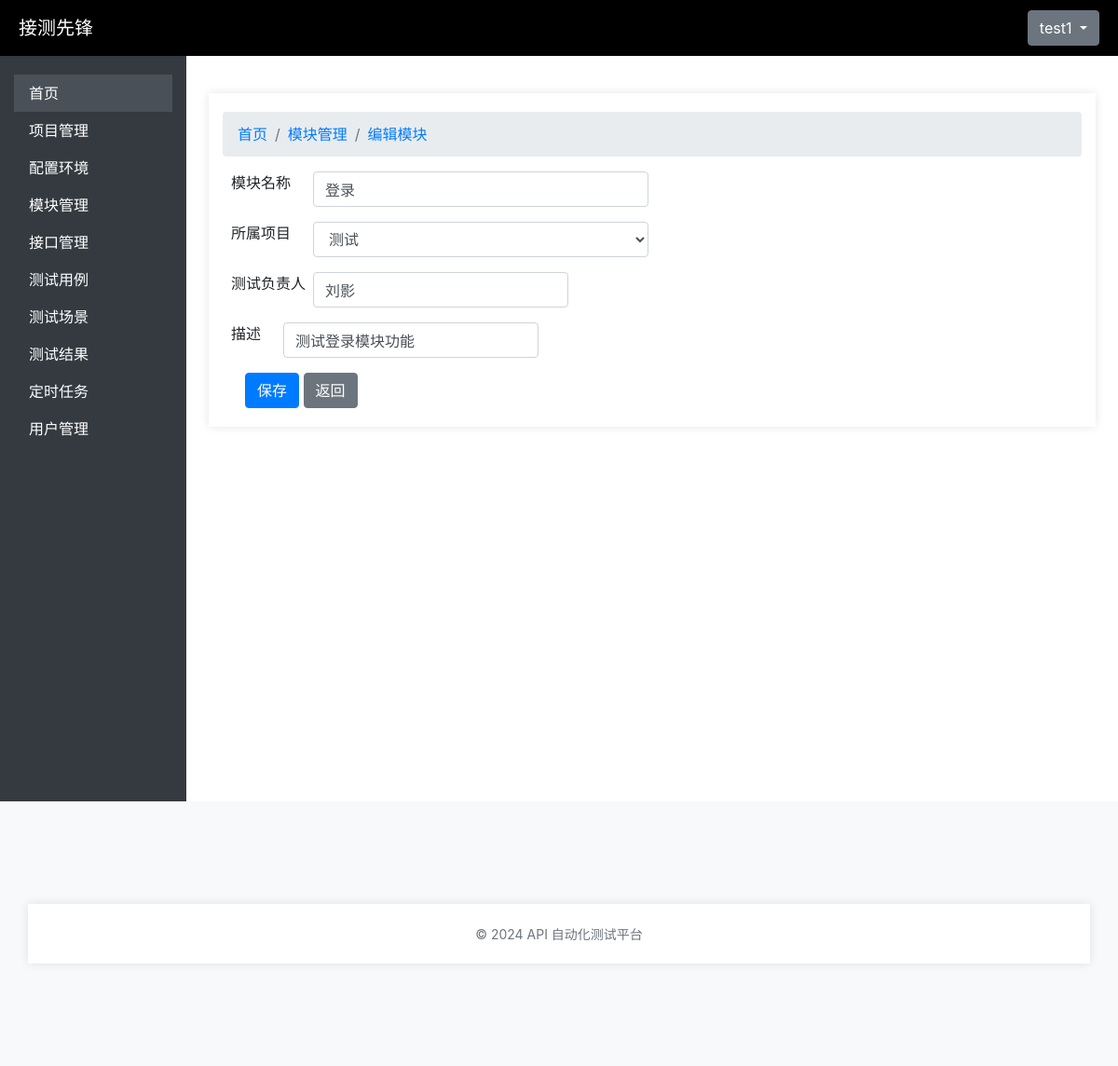
/modules/modules/2/edit/ (signed in), run on the app's committed database.
### user_management/models.py (models this page shows, shortened)
class Users(AbstractBaseUser):
    id = models.AutoField(primary_key=True)
    username = models.CharField(max_length=150, unique=True)
    email = models.EmailField(unique=True)
    password = models.CharField(max_length=128)
    status = models.BooleanField(default=True)  # 用户状态（是否激活）
    is_logged_in = models.BooleanField(default=False)  # 是否登录
    project = models.CharField(max_length=255, blank=True, null=True)  # 所属项目
    module = models.CharField(max_length=255, blank=True, null=True)  # 所属模块
    is_staff = models.BooleanField(default=False)  # 是否是员工
    is_superuser = models.BooleanField(default=False)  # 是否是超级用户
    USERNAME_FIELD = 'username'
    REQUIRED_FIELDS = ['email']
    objects = UserManager()  # 关联自定义用户管理器
    class Meta:
        verbose_name = '用户信息表'
        verbose_name_plural = '用户信息表'

### module_management/models.py (models this page shows, shortened)
class Module(models.Model):
    id = models.AutoField(primary_key=True)
    name = models.CharField('模块名称', max_length=50, null=False)
    belong_project = models.ForeignKey(Project, on_delete=models.CASCADE)
    test_owner = models.CharField('测试负责人', max_length=50, null=False)
    desc = models.CharField('简要描述', max_length=100, null=True)
    create_time = models.DateTimeField('创建时间', auto_now_add=True)
    update_time = models.DateTimeField('更新时间', auto_now=True, null=True)
    class Meta:
        verbose_name = '模块信息表'
        verbose_name_plural = '模块信息表'

### module_management/views.py (the view)
# urls.py: path('modules/<int:module_id>/edit/', views.module_update, name='module_update'),
@login_required
def module_update(request, module_id):
    module = get_object_or_404(Module, id=module_id)
    if request.method == 'POST':
        form = ModuleForm(request.POST, instance=module)
        if form.is_valid():
            form.save()
            return redirect('module_list')
    else:
        form = ModuleForm(instance=module)
    return render(request, 'modules/module_form.html', {'form': form})

### module_management/forms.py
class ModuleForm(forms.ModelForm):
    class Meta:
        model = Module
        fields = ["name", "belong_project", "test_owner", "desc"]

### project_management/models.py (called while the page is built)
    def __str__(self):
        return self.name

### api_test_platform/templates/modules/module_form.html (shortened to what this page needs)
{% extends 'base.html' %}
{% block content %}
<div class="container mt-4">
<nav aria-label="breadcrumb">
    <ol class="breadcrumb">
      <li class="breadcrumb-item"><a href="#">首页</a></li>
      <li class="breadcrumb-item"><a href="{% url 'module_list' %}">模块管理</a></li>
      <li class="breadcrumb-item active" aria-current="page"><a href="#">{% if form.instance.pk %}编辑模块{% else %}添加模块{% endif %}</a></li>
    </ol>
  </nav>
  <div class="ml-md-4">
  <form method="POST" class="needs-validation" novalidate>
    {% load widget_tweaks %}
    <div class="mb-3 row">
        <label for="id_name" class="form-label">模块名称</label>
        <div class="ml-md-4">
        {% render_field form.name class="form-control" style="width:360px;" required="required" placeholder="请输入模块名称" %}
         </div>
         </div>
    <div class="mb-3 row">
        <label for="id_project" class="form-label">所属项目</label>
        <div class="ml-md-4">
        {% render_field form.belong_project class="form-control" style="width:360px;"%}
        </div>
    </div>
    <div class="mb-3 row">
        <label for="id_remark" class="form-label">测试负责人</label>
        <div class="ml-md-2">
        {% render_field form.test_owner class="form-control"%}
        </div>
    </div>
    <div class="mb-3 row">
        <label for="id_desc" class="form-label">描述</label>
        <div class="ml-md-4">
        {% render_field form.desc class="form-control"%}
        </div>
    </div>
    <button type="submit" class="btn btn-primary">保存</button>
    <a href="{% url 'module_list' %}" class="btn btn-secondary">返回</a>
</form>
</div>
</div>
{% endblock %}

### api_test_platform/templates/base.html (shortened to what this page needs)
<!DOCTYPE html>
<html lang="en">
<head>
    {% load static %}
    <link rel="stylesheet" type="text/css" href="{% static 'css/style.css' %}">
    <link rel="stylesheet" href="https://stackpath.bootstrapcdn.com/bootstrap/4.5.2/css/bootstrap.min.css">
    <link href="https://cdn.jsdelivr.net/npm/bootstrap@4.5.2/dist/css/bootstrap.min.css" rel="stylesheet">
</head>
<body>
    <div class="brand">
        <a href="#" style="color: white;">接测先锋</a>
        <div class="dropdown">
            <button class="btn btn-secondary dropdown-toggle" type="button" data-toggle="dropdown" aria-expanded="false">
                {{ user.username }}
            </button>
        </div>
    </div>
    <div class="container-fluid">
        <div class="row">
            <nav class="col-md-2 d-none d-md-block sidebar">
                <div class="sidebar-sticky">
                    <ul class="nav flex-column">
                        <li class="nav-item">
                            <a class="nav-link active" href="/">首页</a>
                        </li>
                        <li class="nav-item">
                            <a class="nav-link" href="{% url 'project_list' %}">项目管理</a>
                        </li>
                        <li class="nav-item">
                            <a class="nav-link" href="{% url 'environment_list' %}">配置环境</a>
                        </li>
                        <li class="nav-item">
                            <a class="nav-link" href="{% url 'module_list' %}">模块管理</a>
                        </li>
                        <li class="nav-item">
                            <a class="nav-link" href="{% url 'interface_list' %}">接口管理</a>
                        </li>
                        <li class="nav-item">
                            <a class="nav-link" href="{% url 'testcase_list' %}">测试用例</a>
                        </li>
                        <li class="nav-item">
                            <a class="nav-link" href="{% url 'testscenario_list' %}">测试场景</a>
                        </li>
                        <li class="nav-item">
                            <a class="nav-link" href="{% url 'testresult_list' %}">测试结果</a>
                        </li>
                        <li class="nav-item">
                            <a class="nav-link" href="{% url 'scheduled_list' %}">定时任务</a>
                        </li>
                        <li class="nav-item">
                            <a class="nav-link" href="{% url 'user_list' %}">用户管理</a>
                        </li>
                    </ul>
                </div>
            </nav>
            <main role="main" class="col-md-10 ml-sm-auto px-4">
                <div class="d-flex justify-content-between flex-wrap flex-md-nowrap align-items-center pt-3 pb-2 mb-3">
                    {% block content %}{% endblock %}
                </div>
            </main>
        </div>
    </div>
    <footer class="footer text-center">
        <div class="container">
            <span class="text-muted">© 2024 API 自动化测试平台</span>
        </div>
    </footer>
</body>
</html>

### api_test_platform/static/css/style.css (style rules this page uses)
body { font-family: Arial, sans-serif; background-color: #f7f7f7; }
.container { width: 300px; margin: 100px auto; padding: 20px; background-color: white; box-shadow: 0 0 10px rgba(0, 0, 0, 0.1); flex-wrap: wrap; }
label, input { display: block; margin-bottom: 10px; }
button { background-color: #4CAF50; color: white; padding: 10px; border: none; cursor: pointer; }

### api_test_platform/templates/base.html (style rules this page uses)
.brand { background-color: #000; font-size: 20px; color: aliceblue; height: 60px; display: flex; align-items: center; justify-content: space-between; padding: 0 20px; }
.sidebar { background-color: #343a40; height: 100vh; color: white; }
.sidebar .nav-link { color: white; }
.sidebar .nav-link.active, .sidebar .nav-link:hover { background-color: #495057; color: #ffffff; }
.sidebar-sticky { padding-top: 20px; }
footer { background-color: #f8f9fa; padding: 10px 0; }
.footer .text-muted { font-size: 14px; }

### data on the page
Users: username "test1"
Module: name "登录", belong_project "测试", test_owner "刘影", desc "测试登录模块功能"
